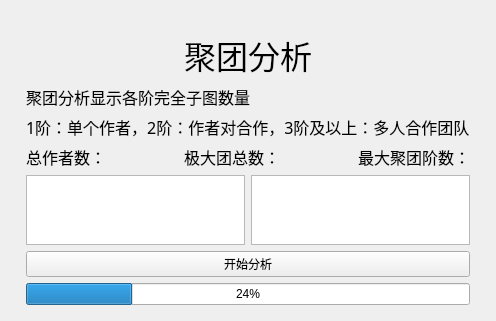
<?xml version="1.0" encoding="UTF-8"?>
<ui version="4.0">
 <class>Clique</class>
 <widget class="QWidget" name="Clique">
  <property name="geometry">
   <rect>
    <x>0</x>
    <y>0</y>
    <width>404</width>
    <height>290</height>
   </rect>
  </property>
  <property name="windowTitle">
   <string>聚团分析</string>
  </property>
  <layout class="QGridLayout" name="gridLayout">
   <item row="0" column="0">
    <layout class="QVBoxLayout" name="verticalLayout_2">
     <property name="leftMargin">
      <number>15</number>
     </property>
     <property name="topMargin">
      <number>20</number>
     </property>
     <property name="rightMargin">
      <number>15</number>
     </property>
     <property name="bottomMargin">
      <number>5</number>
     </property>
     <item>
      <layout class="QVBoxLayout" name="verticalLayout">
       <item>
        <layout class="QHBoxLayout" name="horizontalLayout">
         <item>
          <spacer name="horizontalSpacer">
           <property name="orientation">
            <enum>Qt::Orientation::Horizontal</enum>
           </property>
           <property name="sizeHint" stdset="0">
            <size>
             <width>40</width>
             <height>20</height>
            </size>
           </property>
          </spacer>
         </item>
         <item>
          <widget class="QLabel" name="label">
           <property name="font">
            <font>
             <family>华文行楷</family>
             <pointsize>24</pointsize>
            </font>
           </property>
           <property name="text">
            <string>聚团分析</string>
           </property>
          </widget>
         </item>
         <item>
          <spacer name="horizontalSpacer_2">
           <property name="orientation">
            <enum>Qt::Orientation::Horizontal</enum>
           </property>
           <property name="sizeHint" stdset="0">
            <size>
             <width>40</width>
             <height>20</height>
            </size>
           </property>
          </spacer>
         </item>
        </layout>
       </item>
       <item>
        <widget class="QLabel" name="label_6">
         <property name="font">
          <font>
           <family>楷体</family>
           <pointsize>12</pointsize>
          </font>
         </property>
         <property name="text">
          <string>聚团分析显示各阶完全子图数量</string>
         </property>
        </widget>
       </item>
       <item>
        <widget class="QLabel" name="label_7">
         <property name="font">
          <font>
           <family>楷体</family>
           <pointsize>12</pointsize>
          </font>
         </property>
         <property name="text">
          <string>1阶：单个作者，2阶：作者对合作，3阶及以上：多人合作团队</string>
         </property>
        </widget>
       </item>
       <item>
        <layout class="QHBoxLayout" name="horizontalLayout_2">
         <item>
          <widget class="QLabel" name="label_2">
           <property name="font">
            <font>
             <family>楷体</family>
             <pointsize>12</pointsize>
            </font>
           </property>
           <property name="text">
            <string>总作者数：</string>
           </property>
          </widget>
         </item>
         <item>
          <spacer name="horizontalSpacer_4">
           <property name="orientation">
            <enum>Qt::Orientation::Horizontal</enum>
           </property>
           <property name="sizeHint" stdset="0">
            <size>
             <width>40</width>
             <height>20</height>
            </size>
           </property>
          </spacer>
         </item>
         <item>
          <widget class="QLabel" name="label_3">
           <property name="font">
            <font>
             <family>楷体</family>
             <pointsize>12</pointsize>
            </font>
           </property>
           <property name="text">
            <string>极大团总数：</string>
           </property>
          </widget>
         </item>
         <item>
          <spacer name="horizontalSpacer_5">
           <property name="orientation">
            <enum>Qt::Orientation::Horizontal</enum>
           </property>
           <property name="sizeHint" stdset="0">
            <size>
             <width>40</width>
             <height>20</height>
            </size>
           </property>
          </spacer>
         </item>
         <item>
          <widget class="QLabel" name="label_5">
           <property name="font">
            <font>
             <family>楷体</family>
             <pointsize>12</pointsize>
            </font>
           </property>
           <property name="text">
            <string>最大聚团阶数：</string>
           </property>
          </widget>
         </item>
        </layout>
       </item>
      </layout>
     </item>
     <item>
      <layout class="QHBoxLayout" name="horizontalLayout_3">
       <item>
        <widget class="QTableWidget" name="tableWidget_2"/>
       </item>
       <item>
        <widget class="QTableWidget" name="tableWidget"/>
       </item>
      </layout>
     </item>
     <item>
      <layout class="QHBoxLayout" name="horizontalLayout_6">
       <item>
        <widget class="QPushButton" name="pushButton">
         <property name="text">
          <string>开始分析</string>
         </property>
        </widget>
       </item>
      </layout>
     </item>
     <item>
      <widget class="QProgressBar" name="progressBar">
       <property name="value">
        <number>24</number>
       </property>
      </widget>
     </item>
    </layout>
   </item>
  </layout>
 </widget>
 <resources/>
 <connections/>
</ui>
